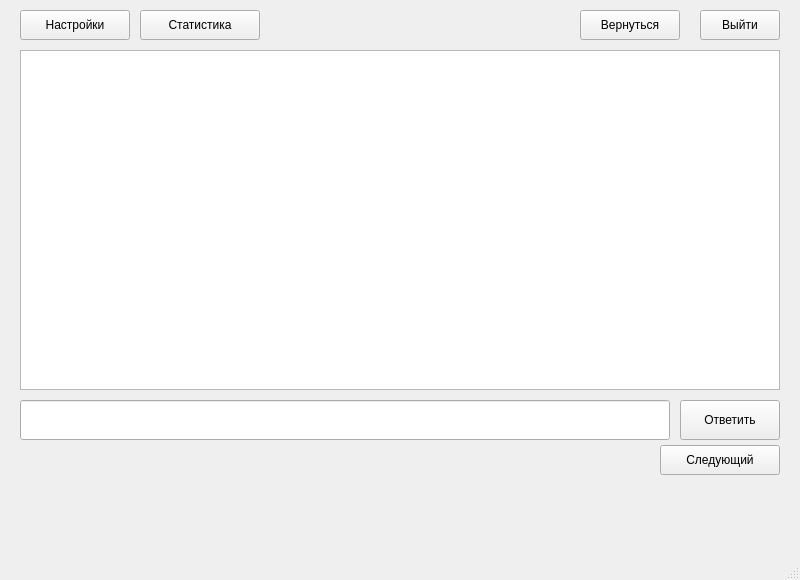
<?xml version="1.0" encoding="UTF-8"?>
<ui version="4.0">
 <class>fdfd</class>
 <widget class="QMainWindow" name="fdfd">
  <property name="geometry">
   <rect>
    <x>0</x>
    <y>0</y>
    <width>800</width>
    <height>580</height>
   </rect>
  </property>
  <property name="windowTitle">
   <string>MainWindow</string>
  </property>
  <widget class="QWidget" name="centralwidget">
   <widget class="QLineEdit" name="answerEdit">
    <property name="geometry">
     <rect>
      <x>20</x>
      <y>400</y>
      <width>650</width>
      <height>40</height>
     </rect>
    </property>
    <property name="font">
     <font>
      <pointsize>15</pointsize>
     </font>
    </property>
   </widget>
   <widget class="QPushButton" name="answerButton">
    <property name="geometry">
     <rect>
      <x>680</x>
      <y>400</y>
      <width>100</width>
      <height>40</height>
     </rect>
    </property>
    <property name="text">
     <string>Ответить</string>
    </property>
   </widget>
   <widget class="QPushButton" name="settingsButton">
    <property name="geometry">
     <rect>
      <x>20</x>
      <y>10</y>
      <width>110</width>
      <height>30</height>
     </rect>
    </property>
    <property name="text">
     <string>Настройки</string>
    </property>
   </widget>
   <widget class="QPushButton" name="statisticsButton">
    <property name="geometry">
     <rect>
      <x>140</x>
      <y>10</y>
      <width>120</width>
      <height>30</height>
     </rect>
    </property>
    <property name="text">
     <string>Статистика</string>
    </property>
   </widget>
   <widget class="QPushButton" name="nextButton">
    <property name="geometry">
     <rect>
      <x>660</x>
      <y>445</y>
      <width>120</width>
      <height>30</height>
     </rect>
    </property>
    <property name="text">
     <string>Следующий</string>
    </property>
   </widget>
   <widget class="QLabel" name="answerLabel">
    <property name="geometry">
     <rect>
      <x>20</x>
      <y>450</y>
      <width>600</width>
      <height>31</height>
     </rect>
    </property>
    <property name="font">
     <font>
      <pointsize>15</pointsize>
     </font>
    </property>
    <property name="text">
     <string/>
    </property>
   </widget>
   <widget class="QPushButton" name="exitButton">
    <property name="geometry">
     <rect>
      <x>700</x>
      <y>10</y>
      <width>80</width>
      <height>30</height>
     </rect>
    </property>
    <property name="text">
     <string>Выйти</string>
    </property>
   </widget>
   <widget class="QTextEdit" name="questionEdit">
    <property name="geometry">
     <rect>
      <x>20</x>
      <y>50</y>
      <width>760</width>
      <height>340</height>
     </rect>
    </property>
    <property name="font">
     <font>
      <pointsize>12</pointsize>
     </font>
    </property>
    <property name="html">
     <string>&lt;!DOCTYPE HTML PUBLIC &quot;-//W3C//DTD HTML 4.0//EN&quot; &quot;http://www.w3.org/TR/REC-html40/strict.dtd&quot;&gt;
&lt;html&gt;&lt;head&gt;&lt;meta name=&quot;qrichtext&quot; content=&quot;1&quot; /&gt;&lt;style type=&quot;text/css&quot;&gt;
p, li { white-space: pre-wrap; }
&lt;/style&gt;&lt;/head&gt;&lt;body style=&quot; font-family:'MS Shell Dlg 2'; font-size:12pt; font-weight:400; font-style:normal;&quot;&gt;
&lt;p style=&quot;-qt-paragraph-type:empty; margin-top:0px; margin-bottom:0px; margin-left:0px; margin-right:0px; -qt-block-indent:0; text-indent:0px; font-size:8.25pt;&quot;&gt;&lt;br /&gt;&lt;/p&gt;&lt;/body&gt;&lt;/html&gt;</string>
    </property>
   </widget>
   <widget class="QPushButton" name="returnButton">
    <property name="geometry">
     <rect>
      <x>580</x>
      <y>10</y>
      <width>100</width>
      <height>30</height>
     </rect>
    </property>
    <property name="text">
     <string>Вернуться</string>
    </property>
   </widget>
  </widget>
  <widget class="QMenuBar" name="menubar">
   <property name="geometry">
    <rect>
     <x>0</x>
     <y>0</y>
     <width>800</width>
     <height>21</height>
    </rect>
   </property>
  </widget>
  <widget class="QStatusBar" name="statusbar"/>
 </widget>
 <resources/>
 <connections/>
</ui>
